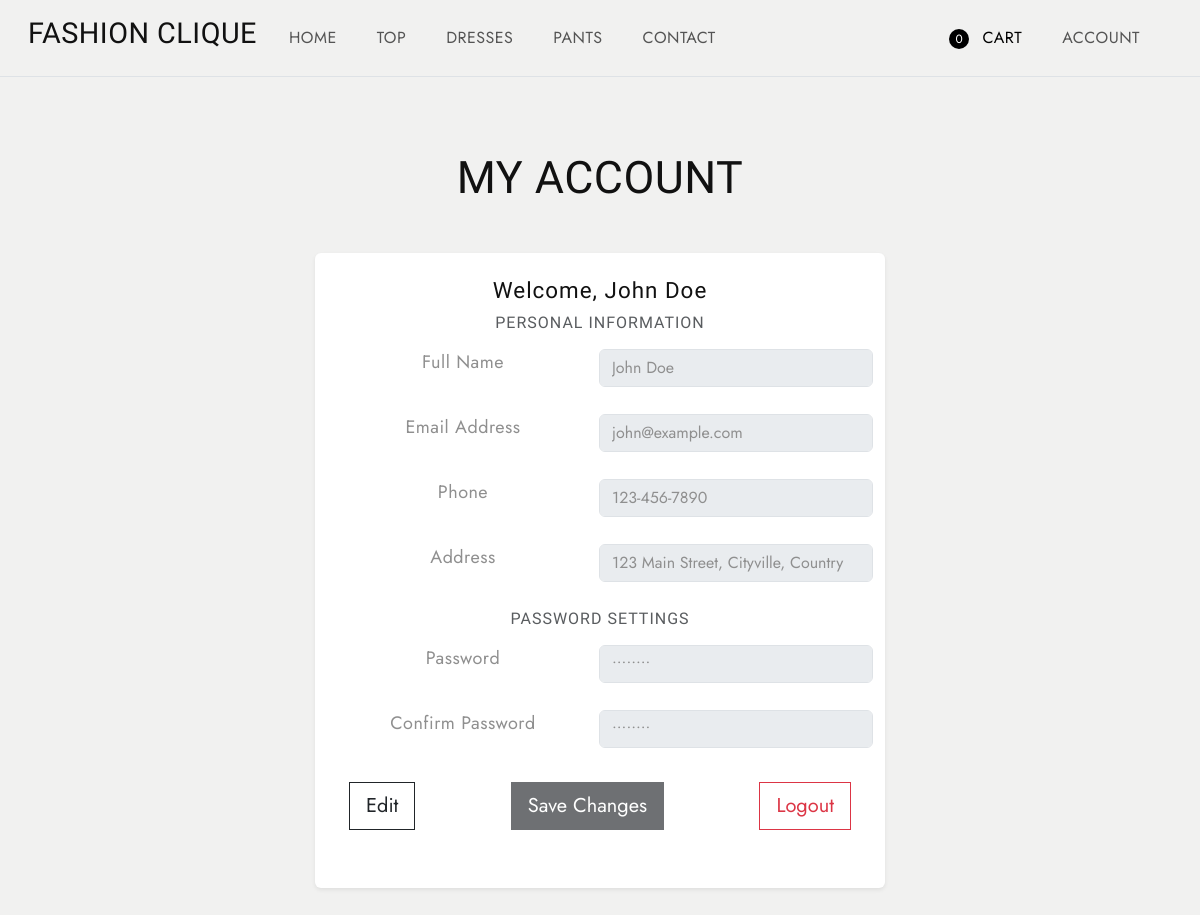
/account (signed in), run on the app's committed database.
### tables this page shows
CREATE TABLE users (id INTEGER PRIMARY KEY AUTOINCREMENT, user_id INTEGER, username TEXT NOT NULL UNIQUE, password TEXT NOT NULL, email TEXT NOT NULL UNIQUE, phone TEXT, address TEXT);

### app.py (the view)
@app.route('/account', methods=['GET'])
def account():
    if 'user_id' not in session:
        return redirect('/login_P')  # Redirect to login page if not logged in
    user_id = session['user_id']  # Get the logged-in user's ID
    conn = sqlite3.connect(DB_PATH)
    cursor = conn.cursor()
    cursor.execute("SELECT username, email, phone, address FROM users WHERE user_id = ?", (user_id,))
    user_data = cursor.fetchone()
    conn.close()
    print(f"User data: {user_data}")
    if user_data:
        return render_template('account.html', user_data=user_data)
    else:
        return render_template('login.html', message="User not found")

### templates/account.html (shortened to what this page needs)
<!DOCTYPE html>
<html lang="en">
<head>
  <link href="https://cdn.jsdelivr.net/npm/bootstrap@5.3.0-alpha3/dist/css/bootstrap.min.css" rel="stylesheet"
>
  <link rel="stylesheet" type="text/css" href="{{ url_for('static', filename='css/vendor.css') }}">
  <link rel="stylesheet" href="https://cdn.jsdelivr.net/npm/swiper@9/swiper-bundle.min.css" />
  <link rel="stylesheet" type="text/css" href="{{ url_for('static', filename='css/style.css') }}">
</head>
<body class="homepage">
  <nav class="navbar navbar-expand-lg bg-light text-uppercase fs-6 p-3 border-bottom align-items-center">
    <div class="container-fluid">
      <div class="row justify-content-between align-items-center w-100">
        <div class="col-auto d-flex align-items-center gap-4">
          <h4 >FASHION CLIQUE</h4>
          <ul class="navbar-nav d-flex flex-row gap-4 mb-0">
            <li class="nav-item">
              <a class="nav-link" href="/index">Home</a>
            </li>
            <li class="nav-item">
              <a class="nav-link" href="/top">Top</a>
            </li>
            <li class="nav-item">
              <a class="nav-link" href="/dresses">Dresses</a>
            </li>
            <li class="nav-item">
              <a class="nav-link" href="/pants">Pants</a>
            </li>
            <li class="nav-item">
              <a class="nav-link" href="/contact">Contact</a>
            </li>
          </ul>
        </div>
        <div class="col-auto">
          <ul class="navbar-nav d-flex flex-row gap-4">
            <li class="nav-item">
              <a class="nav-link active" href="/cart">
                <span id="cartCount" class="cart-circle">0</span> Cart
              </a>
            </li>
            <li class="nav-item">
              <a id="accountLink" class="nav-link" href="#">Account</a>
            </li>
          </ul>
        </div>
      </div>
    </div>
  </nav>
  <section class="account-section py-5 bg-light">
    <div class="container">
      <h3 class="text-center text-uppercase mb-5">My Account</h3>
      <div class="row justify-content-center">
        <div class="col-lg-6 col-md-8 bg-white p-4 rounded shadow-sm">
          <form id="account-form">
            <div class="mb-4 text-center">
              <h5>Welcome, {{ session['username'] }}</h5>
              <h6 class="text-uppercase text-muted mb-3">Personal Information</h6>
              <div class="row">
                  <label for="account-name" class="form-label col-sm">Full Name</label>
                  <input type="text" class="form-control col-sm" id="account-name" value="{{ user_data[0] }}" disabled>
              </div>
              <br>
              <div class="row">
                  <label for="account-email" class="form-label col-sm">Email Address</label>
                  <input type="email" class="form-control col-sm" id="account-email" value="{{ user_data[1] }}" disabled>
              </div>
              <br>
              <div class="row">
                <label for="account-phone" class="form-label col-sm">Phone</label>
                <input type="text" class="form-control col-sm" id="account-phone" value="{{ user_data[2] }}" disabled>
              </div>
              <br>
              <div class="row">
                <label for="account-address" class="form-label col-sm">Address</label>
                <input type="text" class="form-control col-sm" id="account-address" value="{{ user_data[3] }}" disabled>
              </div>
              <br>
              <h6 class="text-uppercase text-muted mb-3">Password Settings</h6>
              <div class="row">
                  <label for="account-password" class="form-label col-sm">Password</label>
                  <input type="password" class="form-control col-sm" id="account-password" value="••••••••" disabled>
              </div>
              <br>
              <div class="row">
                <label for="account-cPassword" class="form-label col-sm">Confirm Password</label>
                <input type="password" class="form-control col-sm" id="account-cPassword" value="••••••••" disabled>
              </div>
              <div class="d-flex justify-content-between align-items-center mt-4">
                  <button type="button" class="btn btn-outline-dark btn-lg" id="edit-btn">Edit</button>
                  <button type="submit" class="btn btn-dark btn-lg" id="save-btn" disabled>Save Changes</button>
                  <button type="button" class="btn btn-outline-danger btn-lg" onclick="logoutUser()">Logout</button>
              </div>
            </form>
        </div>
      </div>
    </div>
  </section>
</body>
</html>

### static/css/style.css (style rules this page uses)
body { --heading-font: "Marcellus", Roboto, sans-serif; --heading-font-weight: 400; --heading-color: #111; --heading-line-height: 1.24; --swiper-theme-color: #8c907e; --bs-body-font-family: "Jost", Roboto, sans-serif; --bs-body-font-size: 18px; --bs-body-font-weight: 400; --bs-body-line-height: 1.5; --bs-body-color: #8f8f8f; --bs-body-color-rgb: 143, 143, 143; --bs-primary: #8c907e; --bs-secondary: #6c757d; --bs-black: #111; --bs-light: #f1f1f0; --bs-dark: #212529; --bs-gray: #9aa1a7; --bs-gray-dark: #51565b; --bs-primary-rgb: 140, 144, 126; --bs-secondary-rgb: 108, 117, 125; --bs-black-rgb: 17, 17, 17; --bs-light-rgb: 241, 241, 240; --bs-dark-rgb: 33, 37, 41; --bs-link-color: #111; --bs-link-color-rgb: 17, 17, 17; --bs-link-decoration: underline; --bs-link-hover-color: #111; --bs-link-hover-color-rgb: 17, 17, 17; }
body { letter-spacing: 0.03rem; }
h1, .h1, h2, .h2, h3, .h3, h4, .h4, h5, .h5, h6, .h6 { font-family: var(--heading-font); font-weight: var(--heading-font-weight); color: var(--heading-color); line-height: var(--heading-line-height); }
h1, h2, h3 { margin: 25px 0; }
h5, h6 { letter-spacing: 1px; }
h3, .h3 { font-size: 2.8rem; }
h4, .h4 { font-size: 1.8rem; }
h5, .h5 { font-size: 1.4rem; }
h6, .h6 { font-size: 1rem; }
a { text-decoration: none; }
.container-fluid { max-width: 1800px; }
.btn { --bs-btn-border-radius: 0; }
button { cursor: pointer; margin: 10px; }
.cart-circle { display: inline-block; width: 20px; height: 20px; border-radius: 50%; background-color: black; color: white; text-align: center; font-size: 12px; line-height: 20px; margin-right: 8px; }

### data on the page
users: username "John Doe", email "john@example.com", phone "123-456-7890", address "123 Main Street, Cityville, Country"
